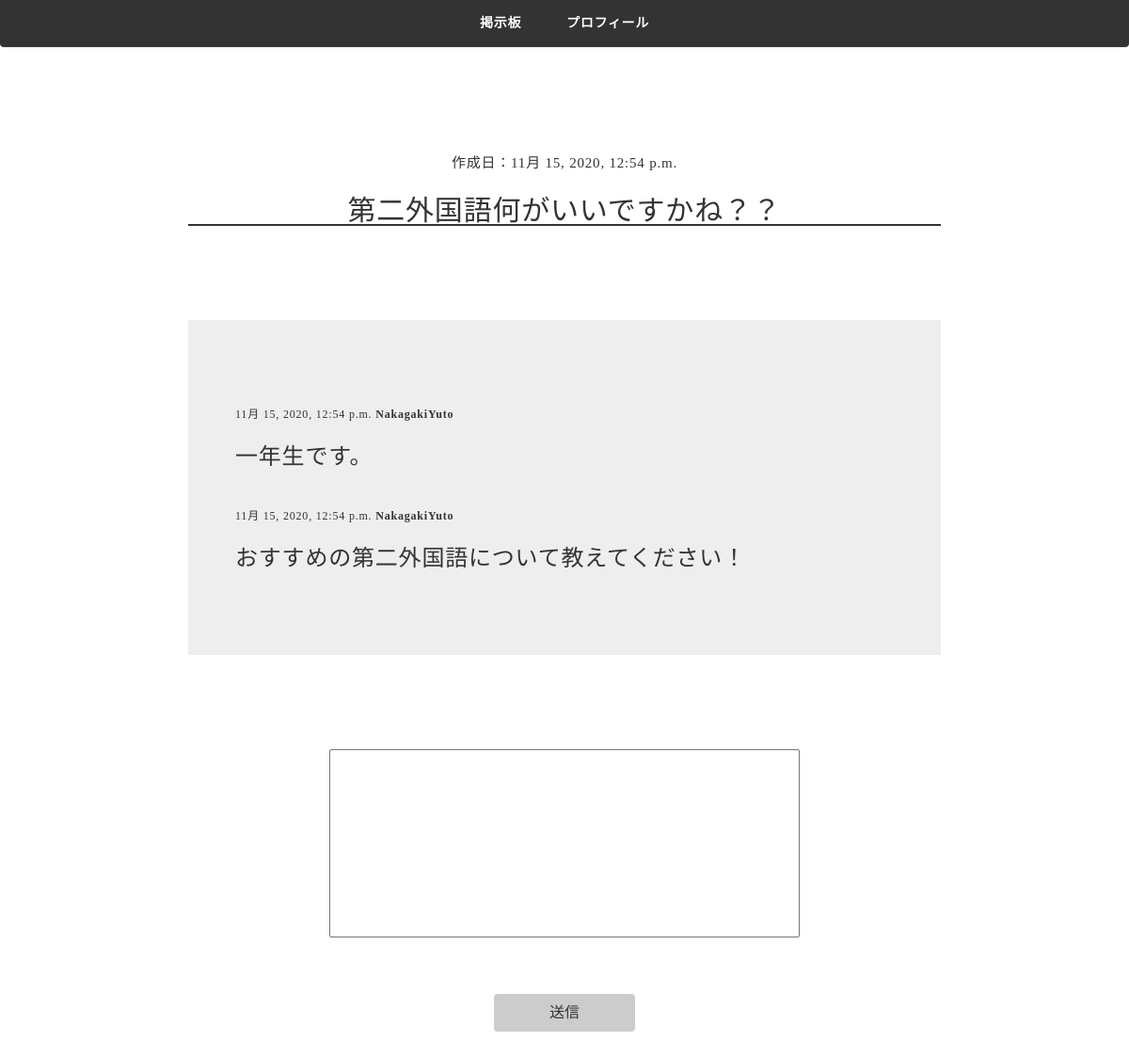
Screenshot of /thread/14/ (signed in) with the database file from the repository.
### notice_board/models.py (models this page shows, shortened)
class Thread(models.Model):
    university = models.ForeignKey('University', on_delete=models.CASCADE)
    author = models.ForeignKey(settings.AUTH_USER_MODEL, on_delete=models.CASCADE)
    title = models.CharField(max_length=200)
    created_date = models.DateTimeField(default=timezone.now)
    category = models.ForeignKey('Category', on_delete=models.CASCADE)

class Post(models.Model):
    thread = models.ForeignKey('Thread', on_delete=models.CASCADE)
    author = models.ForeignKey(settings.AUTH_USER_MODEL, on_delete=models.CASCADE)
    text = models.TextField()
    published_date = models.DateTimeField(default=timezone.now)

### notice_board/views.py (the view)
# urls.py: path('thread/<int:pk>/', views.ThreadDetailView, name='thread_detail'),
@login_required
def ThreadDetailView(request, pk):
    thread = get_object_or_404(Thread, pk=pk)
    posts = Post.objects.filter(thread=thread)
    profile = UserProfile.objects.get(user=request.user)
    return render(request, 'notice_board/thread_detail.html', {'thread': thread, 'profile':profile, 'posts':posts})

### notice_board/templates/notice_board/thread_detail.html (shortened to what this page needs)
{% extends "notice_board/base.html" %}
{% load static %}
{% block content %}
<div class="thread-detail-section section">
    <div class="section-title thread-detail-title">
        <p>作成日：{{ thread.created_date }}</p>
        <h2>{{ thread.title }}</h2>
    </div>
    <div class="section-body thread-detail-body">
        <div class="thread-detail-list">
            {% for post in posts %}
                <div class="post">
                    <p>{{ post.published_date }}    <strong>{{ post.author }}</strong></p>
                    <h3>{{ post.text|linebreaksbr }}</h3>
                </div>
            {% endfor %}
        </div>
        <form action="{% url 'add_post' pk=thread.pk %}" method="POST" name="post-form">
            <div class="post-form" name="post-form">
                <input type="text" class="post-text" name="post-text" required>
            </div>
            <div>
                <button type="submit" class="btn add-post-btn" name='action' value="save">送信</button>
            </div>
        </form>
    </div>
</div>
{% endblock %}

### notice_board/static/css/notice_board.css (style rules this page uses)
body { color: darkslategrey; font-family: "游ゴシック Medium", "Yu Gothic Medium", "游ゴシック体", "YuGothic", "メイリオ", "Meiryo", "ＭＳ Ｐゴシック", "MS PGothic"; font-size: 15px; line-height: 1.8; letter-spacing: .8px; word-break: break-all; color: #333; padding-top: 60px; }
.section { max-width: 800px; text-align: center; margin : 0 auto; }
.thread-detail-section { width: 800px; }
.thread-detail-title { margin: 100px auto; }
.thread-detail-list { background-color: #EEE; padding: 50px 50px; }
.thread-detail-section h2 { background: linear-gradient(transparent 95%, #333 20%) }
.thread-detail-list { text-align: left; }
.post { margin: 40px auto; }
.thread-detail-list p { font-size: 12px; }
.post-form { margin: 100px auto 20px; }
.post-text { width: 500px; height: 200px; }
.add-post-btn { margin: 40 auto; font-size: 16px; text-align: center; display: inline-block; width: 150px; height: 40px; background-color: #ccc; }

### rows the page displays
Thread: created_date "11月 15, 2020, 12:54 p.m.", title "第二外国語何がいいですかね？？"
Post: published_date "11月 15, 2020, 12:54 p.m.", author "NakagakiYuto", text "一年生です。"
Post: published_date "11月 15, 2020, 12:54 p.m.", author "NakagakiYuto", text "おすすめの第二外国語について教えてください！"
